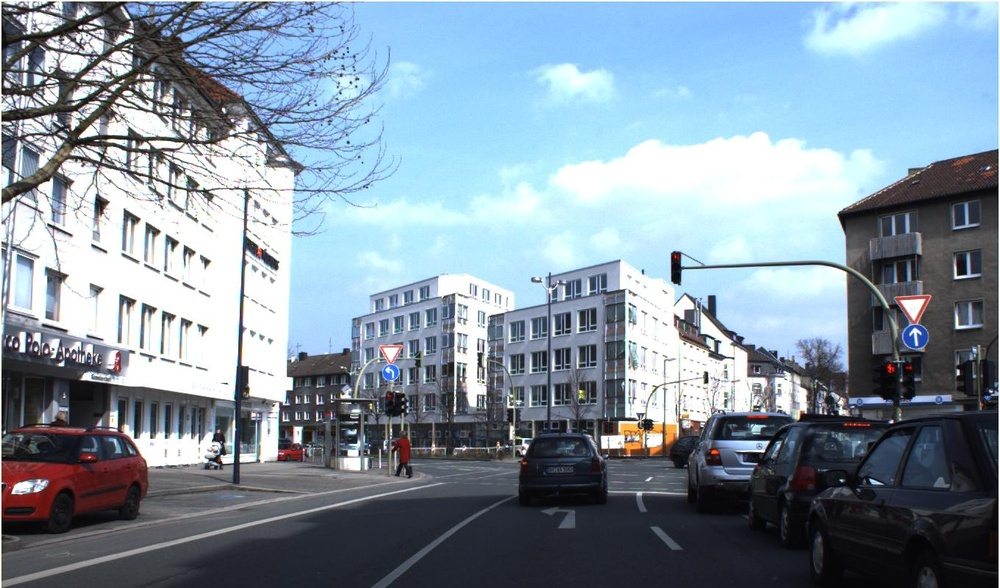
#> input picture practica1_obligatoria_VA/image/imgprueba.jpg, 1000 x 588 px, shrunk from 1360 x 800 before the run
$ python practica_1_obligatoria.py
#> lines starting #> are read from the running program, lines starting #| are printed output that depends on the picture; after the words box and inside, x2 and y2 are one past the last pixel; in counts of white or black regions, pixels touching at a corner belong together
import numpy as np
import cv2

img = cv2.imread("image/imgprueba.jpg")
#> img is the input picture: shape (588, 1000, 3); mean B, G, R 161, 147.2, 130.9

#imgHSV = cv2.cvtColor(img, cv2.COLOR_BGR2HSV)

#cv2.imshow('Imagen HSV', imgHSV)
#cv2.waitKey(0)


gray = cv2.cvtColor(img, cv2.COLOR_BGR2GRAY)
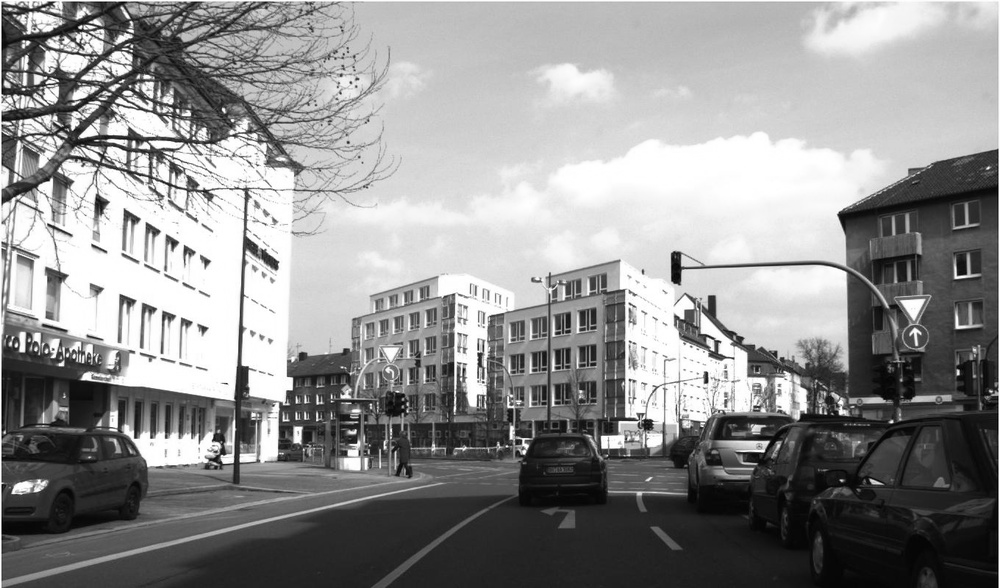
#> gray: shape (588, 1000); min 0, max 255, mean 143.9

#cv2.imshow('Imagen gris', gray)

#cv2.waitKey(0)


mser = cv2.MSER_create()
vis = img.copy()
imgHSV = cv2.cvtColor(img, cv2.COLOR_BGR2HSV)
#> imgHSV: shape (588, 1000, 3); mean H, S, V 97.2, 56.6, 163.2

regions, rects = mser.detectRegions(gray)
#> regions = 2616 items; rects = 2616 rows, first 6: [2, 85, 106, 37], [2, 159, 71, 45], [137, 106, 33, 11], [135, 105, 35, 13], [267, 108, 23, 7], [169, 161, 13, 15]
# [6 lines of commented-out code are left out]

for r in rects:
    if(not (r[2]> 1.3*r[3]) | (r[2] < r[3])):
        cv2.rectangle(vis, ((r[0]-(r[2]*0.2)), (r[1]-(r[3]*0.2)), (r[0] + 1.4*r[2]), (r[1] + 1.4*r[3])), (0, 255, 0), 2)
#> this loop made 2616 passes
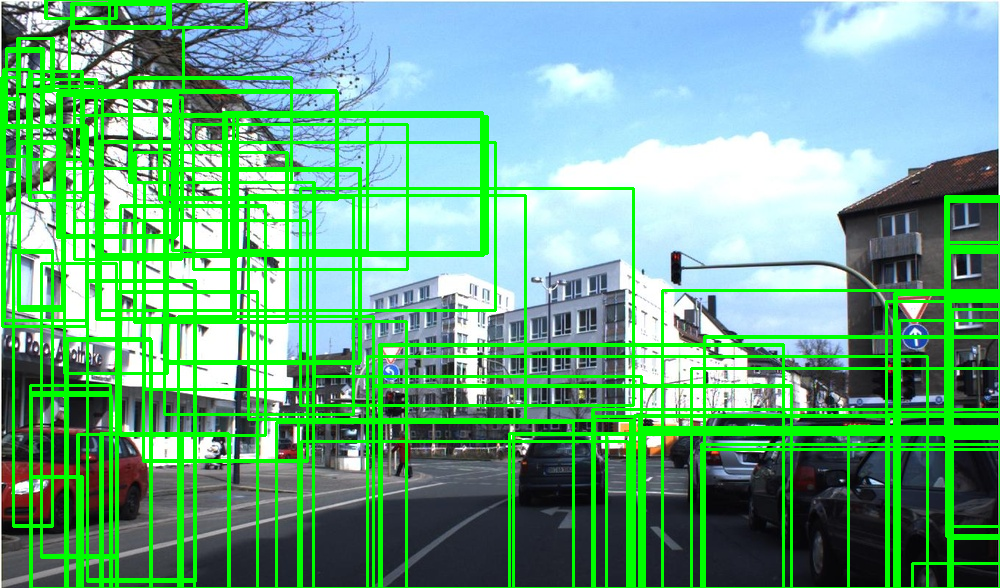
#> vis: shape (588, 1000, 3); mean B, G, R 132.1, 171.7, 104.9
        #roi = imgHSV[r[1]:(r[1]+r[3]), r[0]:(r[0]+r[2]), :]
        #cv2.imshow('Imagen', roi)
        #cv2.waitKey(0)


cv2.imshow('Imagen detectada', vis)

cv2.waitKey(0)

$ run again, with practica1_obligatoria_VA/image/00416.jpg copied over practica1_obligatoria_VA/image/imgprueba.jpg
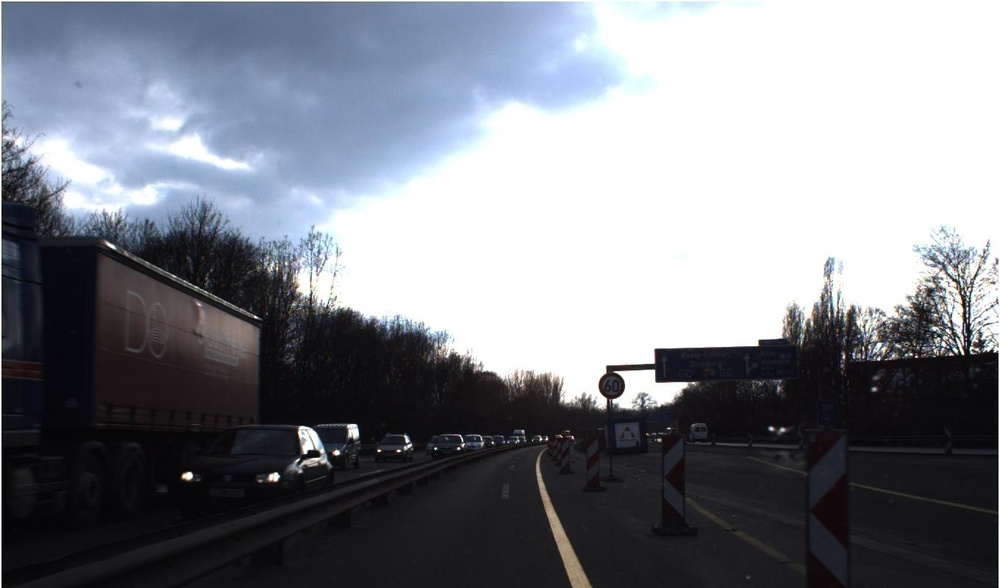
#> input picture practica1_obligatoria_VA/image/00416.jpg, 1000 x 588 px, shrunk from 1360 x 800 before the run
#> img is the input picture: shape (588, 1000, 3); mean B, G, R 136.6, 129.1, 125.9
#> `gray = cv2.cvtColor(img, cv2.COLOR_BGR2GRAY)`:
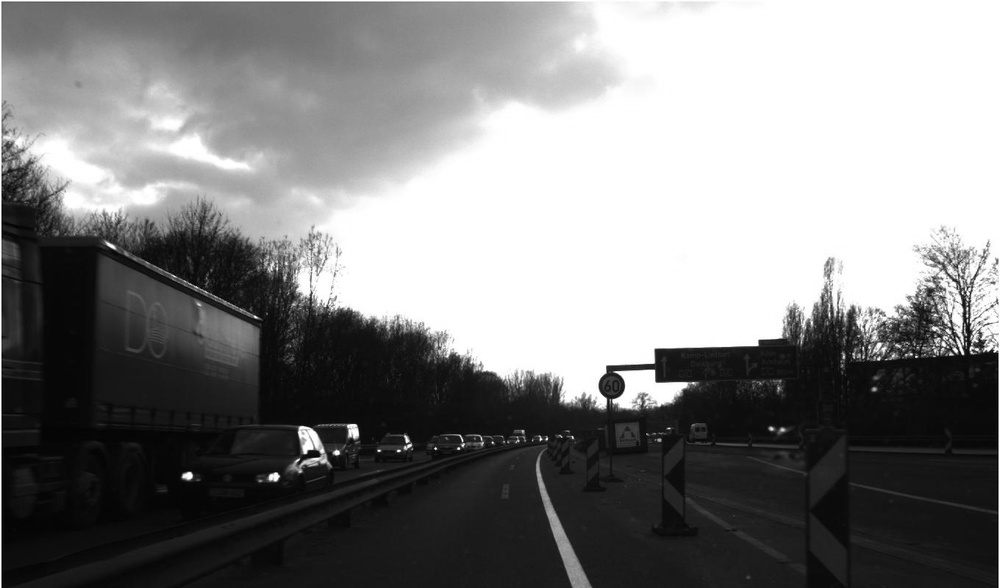
#> gray: shape (588, 1000); min 0, max 255, mean 129
#> imgHSV: shape (588, 1000, 3); mean H, S, V 81.7, 36.8, 137.5
#> regions = 286 items; rects = 286 rows, first 6: [997, 514, 1, 73], [299, 451, 21, 13], [298, 451, 22, 13], [314, 427, 32, 17], [973, 339, 12, 11], [927, 288, 8, 13]
#> the loop `for r in rects:` made 286 passes
#> after the loop `for r in rects:`:
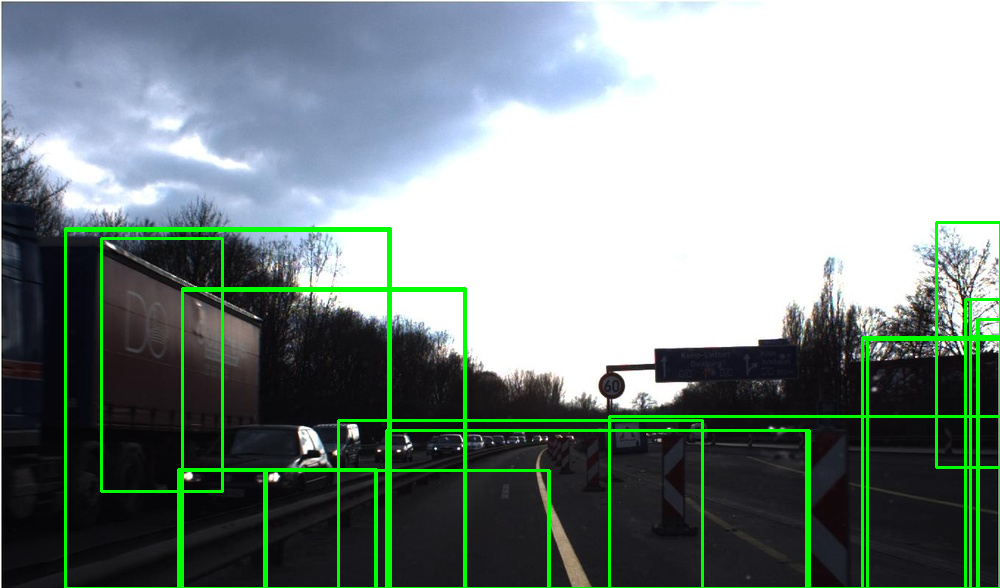
#> vis: shape (588, 1000, 3); 4.58% of pixels changed, all inside (x1, y1, x2, y2) = (64, 221, 1000, 588)

$ run again, with practica1_obligatoria_VA/image/00595.jpg copied over practica1_obligatoria_VA/image/imgprueba.jpg
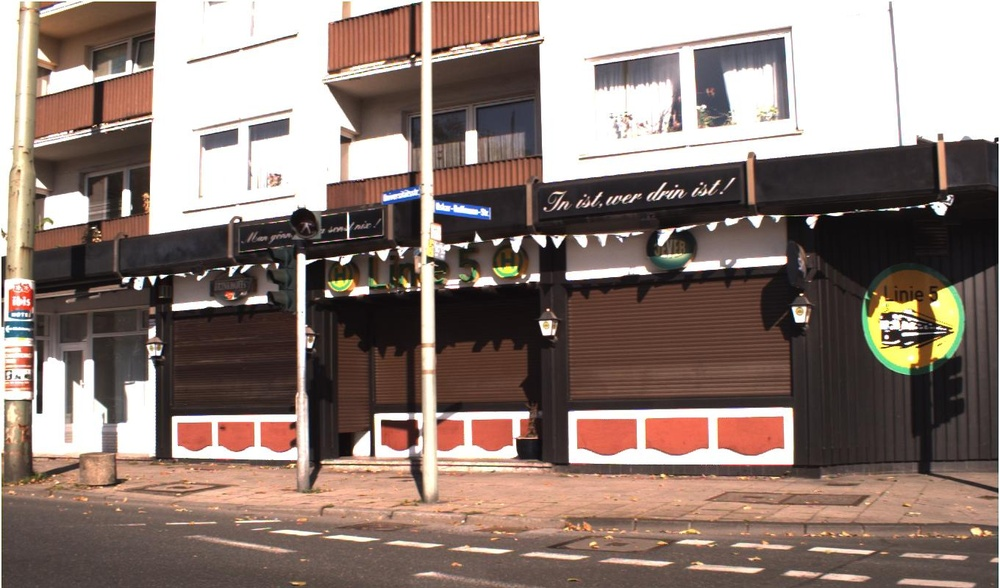
#> input picture practica1_obligatoria_VA/image/00595.jpg, 1000 x 588 px, shrunk from 1360 x 800 before the run
#> img is the input picture: shape (588, 1000, 3); mean B, G, R 116.3, 123.9, 141.3
#> `gray = cv2.cvtColor(img, cv2.COLOR_BGR2GRAY)`:
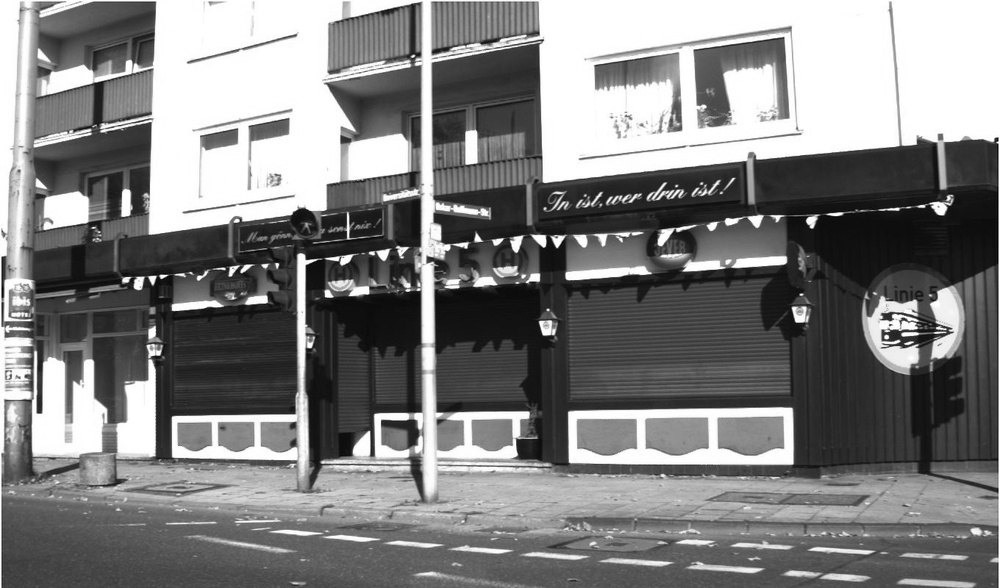
#> gray: shape (588, 1000); min 0, max 255, mean 128.2
#> imgHSV: shape (588, 1000, 3); mean H, S, V 34.4, 57.3, 142.1
#> regions = 2061 items; rects = 2061 rows, first 6: [38, 2, 118, 69], [38, 66, 13, 11], [38, 66, 14, 11], [37, 66, 15, 11], [37, 66, 15, 12], [36, 65, 16, 13]
#> the loop `for r in rects:` made 2061 passes
#> after the loop `for r in rects:`:
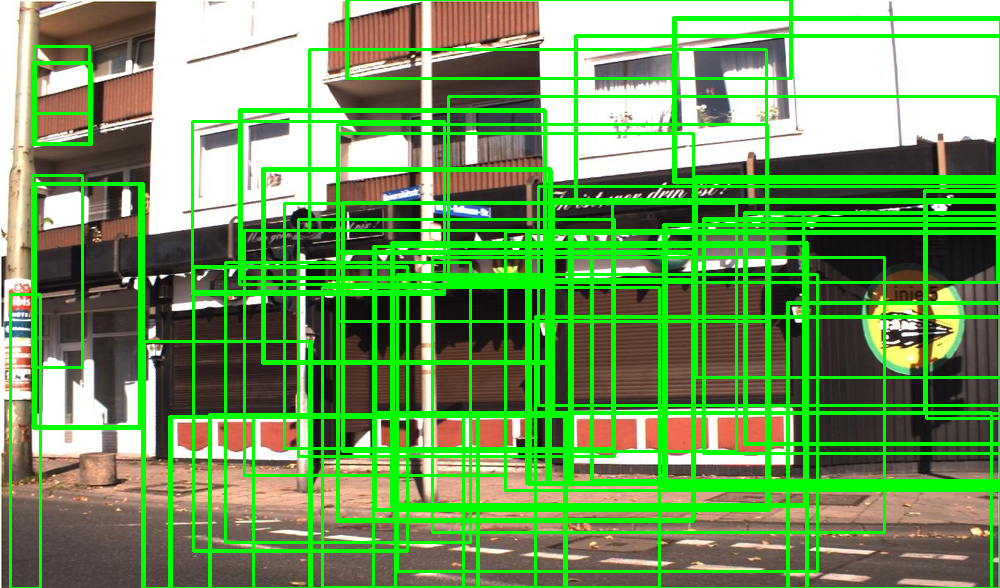
#> vis: shape (588, 1000, 3); mean B, G, R 93.1, 157.3, 112
